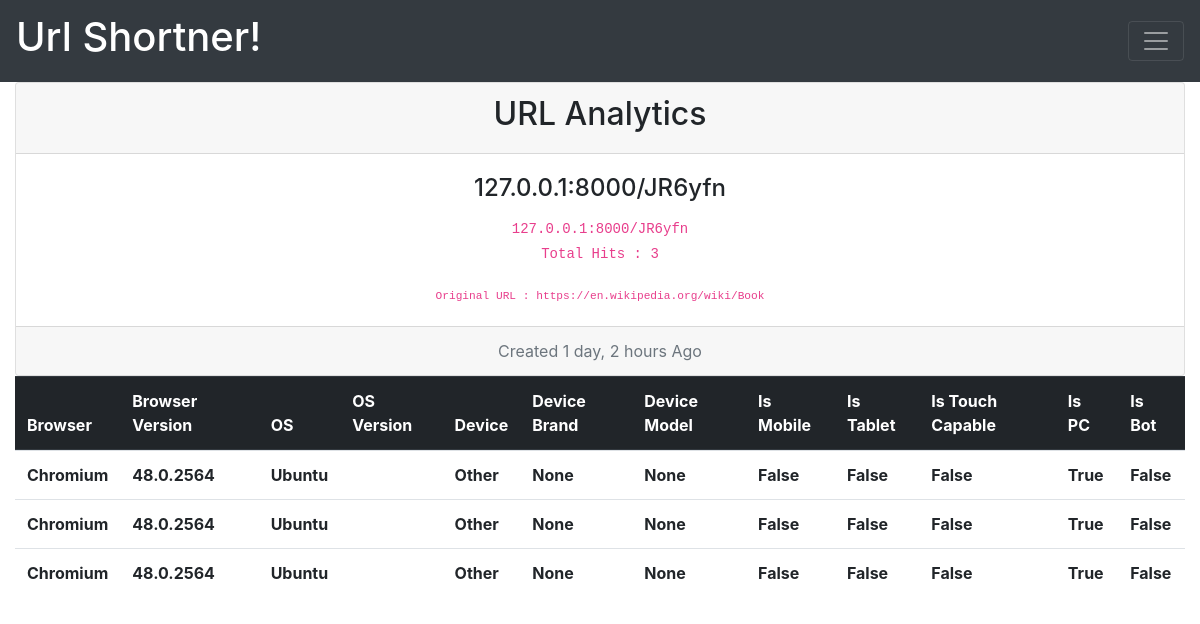
Page /tableview/24 on the earlier database version.
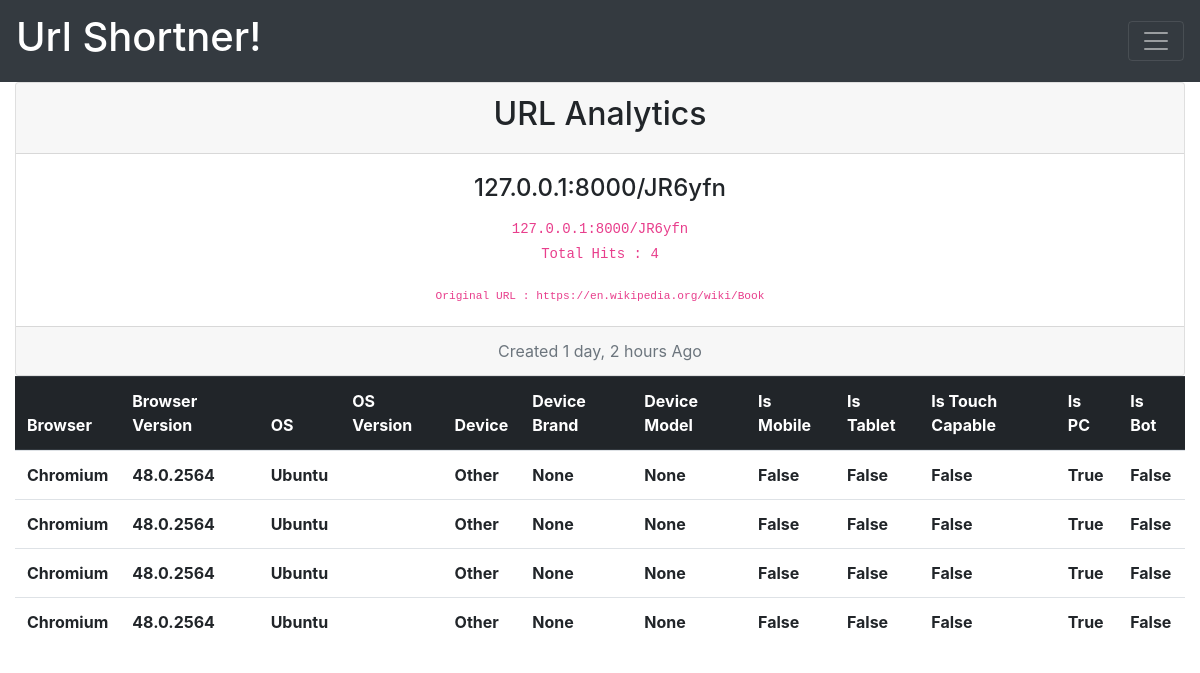
Same page on the later database version.
### st/models.py (models this page shows, shortened)
class Shortner(models.Model):
	url_field         = models.CharField(max_length=300)
	shortcode         = models.CharField(max_length=6,blank=True , null = True)
	created	          = models.DateTimeField(auto_now_add=True)
	updated           = models.DateTimeField(auto_now=True)
	count             = models.IntegerField(default=0)
	def get_short_url(self):
		return '127.0.0.1:8000/%s' %(self.shortcode)

class Analytic(models.Model):
	url               = models.ForeignKey(Shortner,related_name='analytic',on_delete=models.CASCADE,)
	browser	  		  = models.CharField(max_length=300,blank=True,null=True)
	browser_version	  = models.CharField(max_length=300,blank=True,null=True)
	os                = models.CharField(max_length=300,blank=True,null=True)
	os_version        = models.CharField(max_length=300,blank=True,null=True)
	device            = models.CharField(max_length=300,blank=True,null=True)
	device_brand      = models.CharField(max_length=300,blank=True,null=True)
	device_model      = models.CharField(max_length=300,blank=True,null=True)
	is_mobile         = models.NullBooleanField()
	is_tablet         = models.NullBooleanField()
	is_touch_capable  = models.NullBooleanField()
	is_pc             = models.NullBooleanField()
	is_bot            = models.NullBooleanField()

### st/views.py (the view)
# urls.py: url(r'^tableview/(?P<id>\d+)$', analytic_view_table, name='analytic_view_table'),
def analytic_view_table(request,id=None):
	obj=get_object_or_404(Shortner,id=id)
	analytic = Analytic.objects.filter(url=obj)
	context={'object':obj,'analytic':analytic}
	return render(request,'tableview.html',context)

### templates/tableview.html (shortened to what this page needs)
{% extends 'base.html' %}
{% block content %}
<div class="container-fluid">
	<div class="card text-center">
  <div class="card-header">
    <h2>URL Analytics</h2>
  </div>
  <div class="card-body">
    <h4 class="card-title"  >{{object.get_short_url}}</h4>
    <code>{{object.get_short_url}}</code>
    <p class="card-text"><code>Total Hits : {{object.count}}</code></p>
    <code><small>Original URL : {{object.url_field}}</small></code><br>
   </div>
  <div class="card-footer text-muted">
    Created {{object.created | timesince}} Ago
  </div>
</div>
{% if analytic  %}
<table class="table">
  <thead class="thead-dark">
      <th scope="col">Browser</th>
      <th scope="col">Browser Version</th>
      <th scope="col">OS</th>
      <th scope="col">OS Version</th>
      <th scope="col">Device</th>
      <th scope="col">Device Brand</th>
      <th scope="col">Device Model</th>
      <th scope="col">Is Mobile</th>
      <th scope="col">Is Tablet</th>
      <th scope="col">Is Touch Capable</th>
      <th scope="col">Is PC</th>
      <th scope="col">Is Bot</th>
  </thead>
  <tbody>
  	<tr>{% for obj in analytic %}
    <tr>
      <th scope="row">{{obj.browser}}</th>
      <th scope="row">{{obj.browser_version}}</th>
      <th scope="row">{{obj.os}}</th>
      <th scope="row">{{obj.os_version}}</th>
      <th scope="row">{{obj.device}}</th>
      <th scope="row">{{obj.device_brand}}</th>
      <th scope="row">{{obj.device_model}}</th>
      <th scope="row">{{obj.is_mobile}}</th>
      <th scope="row">{{obj.is_tablet}}</th>
      <th scope="row">{{obj.is_touch_capable}}</th>
      <th scope="row">{{obj.is_pc}}</th>
      <th scope="row">{{obj.is_bot}}</th>
    </tr>
  {%  endfor %}
  </tbody>
</table>{% else %}
<div class="alert alert-info" role="alert" align="text-center">
  <p class="text-center">No Hits Yet, Start Sharing with friends!</p>
</div>
</div>
{% endif %}
{% endblock %}

### templates/base.html (shortened to what this page needs)
<!doctype html>
<html lang="en">
  <head>
   <link rel="stylesheet" href="https://maxcdn.bootstrapcdn.com/bootstrap/4.0.0-beta.2/css/bootstrap.min.css">
  </head>
  <body>
  <nav class="navbar navbar-dark bg-dark">
  <a class="navbar-brand" href="/ "><h1>Url Shortner!</h1></a>
  <button class="navbar-toggler" type="button" data-toggle="collapse" data-target="#navbarText" aria-controls="navbarText" aria-expanded="false" aria-label="Toggle navigation">
    <span class="navbar-toggler-icon"></span>
  </button>
</nav>
    {% block content %}
    {% endblock %}
  </body>
</html>

Differences in the rows shown:
changed Shortner "127.0.0.1:8000/JR6yfn": count "3" → "4"
added Analytic: browser "Chromium", browser_version "48.0.2564", os "Ubuntu", device "Other", device_brand "None", device_model "None", is_mobile "False", is_tablet "False", is_touch_capable "False", is_pc "True", is_bot "False"
